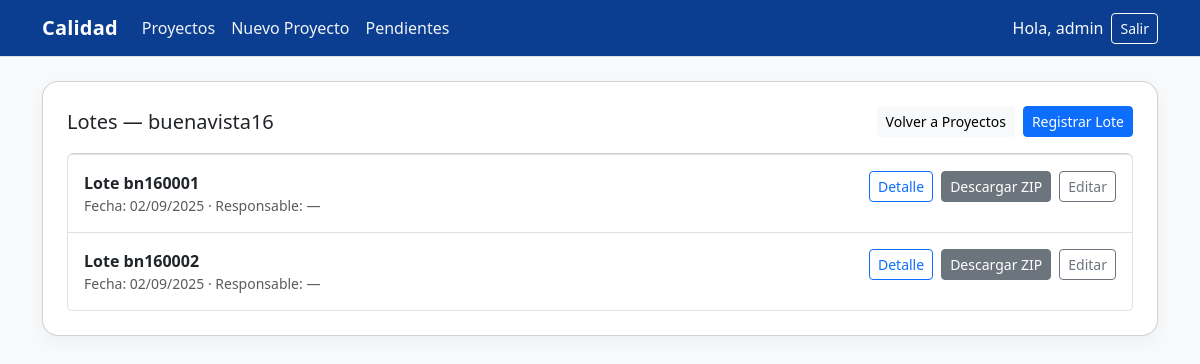
Before: /proyectos/2/lotes/ (signed in) with the older database file.
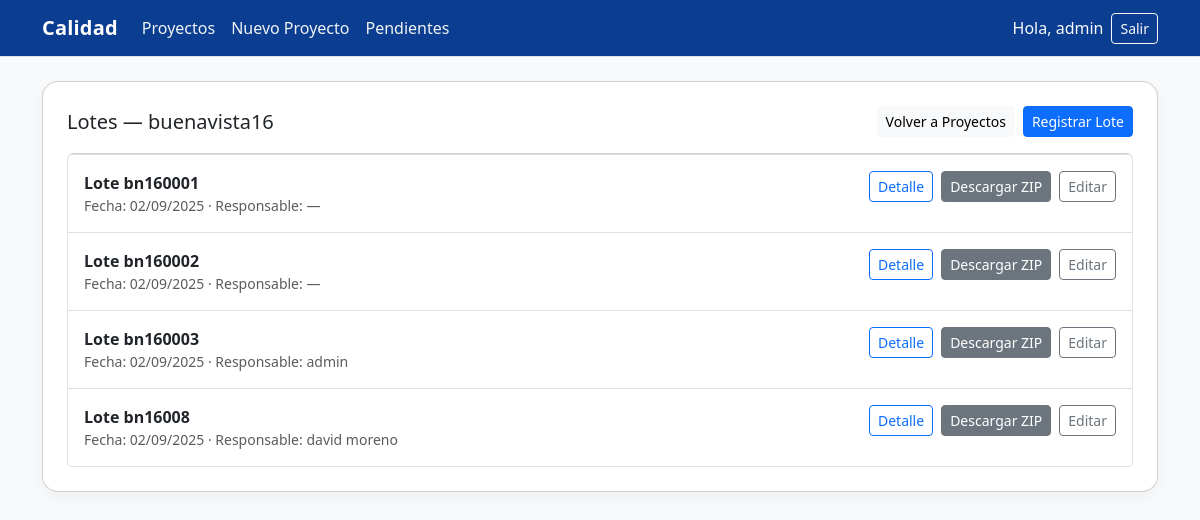
After: the same page with the newer database file.
### calidad_app/models.py (models this page shows, shortened)
class Lote(models.Model):
    proyecto = models.ForeignKey(Proyecto, on_delete=models.PROTECT, related_name="lotes")
    id_lote = models.CharField(max_length=20, unique=True, help_text="Ejemplo: 00001")
    fecha = models.DateField(default=timezone.localdate)
    numero_partes = models.PositiveIntegerField(default=0, validators=[MinValueValidator(0)])
    subido_por = models.ForeignKey(
        settings.AUTH_USER_MODEL, null=True, blank=True,
        on_delete=models.SET_NULL, related_name="lotes_subidos"
    )
    analisis_espectrometrico = models.FileField(upload_to=lot_upload_path, blank=True, null=True)
    tolerancia_geometrica   = models.FileField(upload_to=lot_upload_path, blank=True, null=True)
    pruebas_mecanicas       = models.FileField(upload_to=lot_upload_path, blank=True, null=True, help_text="Documento único con dureza y tensión")
    evidencia_fotografica   = models.FileField(upload_to=lot_upload_path, blank=True, null=True)
    plano_original          = models.FileField(upload_to=lot_upload_path, blank=True, null=True)
    creado = models.DateTimeField(auto_now_add=True)
    modificado = models.DateTimeField(auto_now=True)
    class Meta:
        ordering = ["-fecha", "id_lote"]
        verbose_name = "Lote"
        verbose_name_plural = "Lotes"
    FILE_FIELDS = [
        "analisis_espectrometrico",
        "tolerancia_geometrica",
        "pruebas_mecanicas",
        "evidencia_fotografica",
        "plano_original",
    ]
    REQUIRED_FILE_FIELDS = FILE_FIELDS  # ajusta si no todos son obligatorios

class CustomUser(AbstractUser):
    pass

### calidad_app/views.py (the view)
# urls.py: path('proyectos/<int:proyecto_id>/lotes/', views.lotes_por_proyecto, name='lotes_por_proyecto'),
@login_required
def lotes_por_proyecto(request, proyecto_id):
    proyecto = get_object_or_404(Proyecto, id=proyecto_id)
    lotes = Lote.objects.filter(proyecto=proyecto).order_by('-fecha', 'id_lote')
    return render(request, 'lotes_por_proyecto.html', {'proyecto': proyecto, 'lotes': lotes})

### calidad_app/templates/lotes_por_proyecto.html (shortened to what this page needs)
{% extends 'base.html' %}
{% block content %}
<div class="card p-4">
  <div class="d-flex justify-content-between align-items-center mb-3">
    <h1 class="h5 mb-0">Lotes — {{ proyecto.nombre }}</h1>
    <div class="d-flex gap-2">
      <a href="{% url 'ver_proyectos' %}" class="btn btn-light btn-sm">Volver a Proyectos</a>
      {% if perms.calidad_app.add_lote %}
        <a href="{% url 'registrar_lote' proyecto.id %}" class="btn btn-primary btn-sm">Registrar Lote</a>
      {% endif %}
    </div>
  </div>
  {% if lotes %}
    <div class="list-group">
      {% for lote in lotes %}
        <div class="list-group-item py-3">
          <div class="d-flex justify-content-between align-items-start flex-wrap">
            <div class="me-3">
              <div class="fw-semibold">Lote {{ lote.id_lote }}</div>
              <div class="text-muted small">
                Fecha: {{ lote.fecha|date:"d/m/Y" }} · Responsable:
                {% if lote.subido_por %}
                  {{ lote.subido_por.get_full_name|default:lote.subido_por.username }}
                {% else %}
                  —
                {% endif %}
              </div>
            </div>
            <div class="mt-2 mt-sm-0 d-flex gap-2">
              <a href="{% url 'detalle_lote' lote.id %}" class="btn btn-outline-primary btn-sm">Detalle</a>
              <a href="{% url 'descargar_zip' lote.id %}" class="btn btn-secondary btn-sm">Descargar ZIP</a>
              {% if request.user.is_staff or request.user.is_superuser %}
                <a href="{% url 'editar_lote' lote.id %}" class="btn btn-outline-secondary btn-sm">Editar</a>
              {% endif %}
            </div>
          </div>
        </div>
      {% endfor %}
    </div>
  {% endif %}
</div>
{% endblock %}

Changed rows visible on the page:
added Lote: id_lote "bn160003", fecha "02/09/2025", subido_por.get_full_name "admin"
added Lote: id_lote "bn16008", fecha "02/09/2025", subido_por.get_full_name "david moreno"
